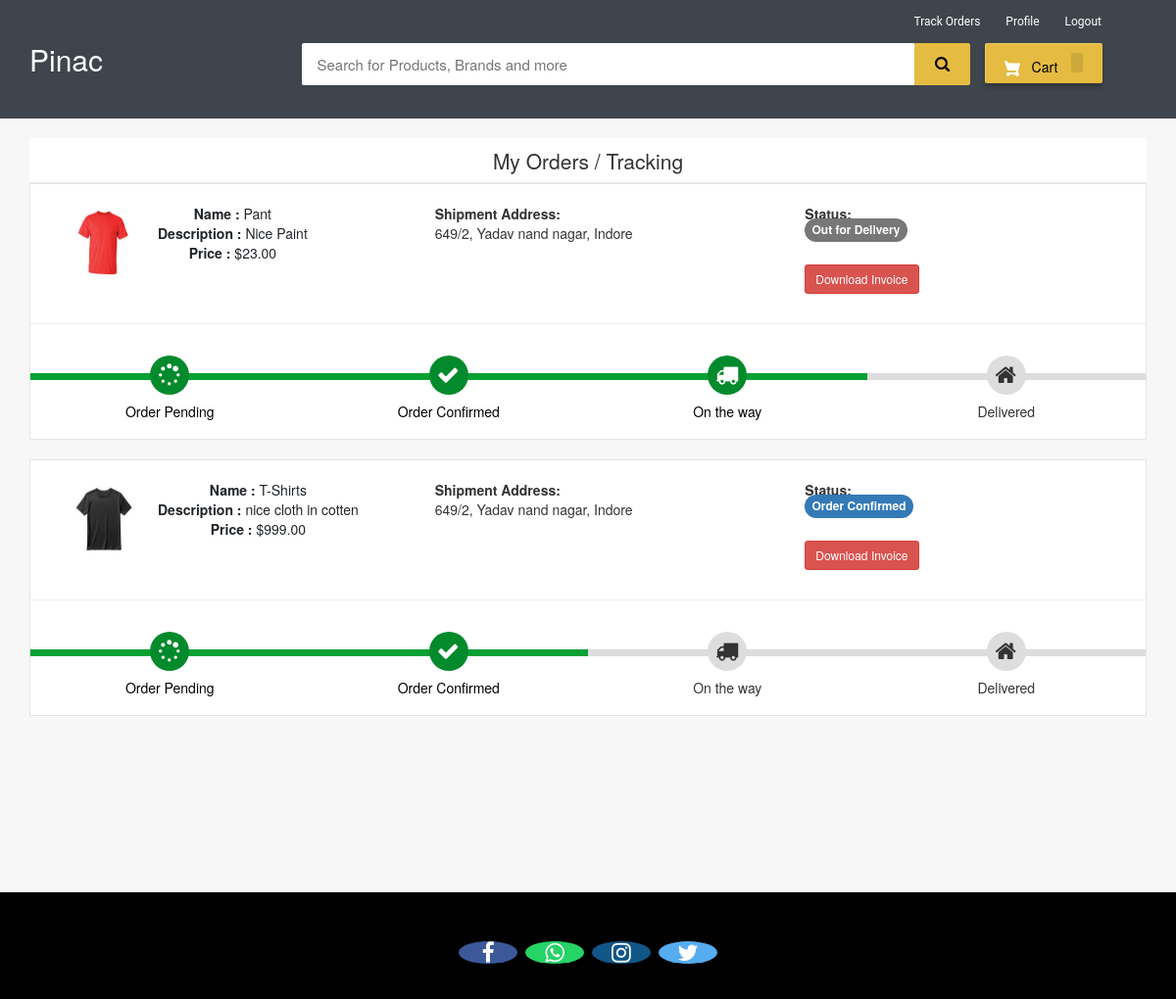
The app's page /my-order (signed in) with its own data.
### ecom/models.py (models this page shows, shortened)
class Product(models.Model):
    GENDER = (
        ('M', 'Male'),
        ('F', 'Female'),
        ('U', 'Unisex')
    )
    SIZE = (
        ('XS', 'Extra Small'),
        ('S', 'Small'),
        ('M', 'Medium'),
        ('L', 'Large'),
        ('XL', 'Extra Large'),
        ('XXL', 'Extra Extra Large')
    )
    SleeveLength = (
        ('SHORT', 'Short'),
        ('LONG', 'Long'),
        ('EXTRA_LONG', 'Extra Long'),
    )
    NeckType = (
        ('CREW', 'Crew'),
        ('V_NECK', 'V-Neck'),
        ('SCOOP', 'Scoop'),
    )
    Pattern = (
        ('SOLID', 'Solid'),
        ('STRIPED', 'Striped'),
        ('FLORAL', 'Floral'),
        ('GRAPHIC', 'Graphic'),
    )
    Occasion = (
        ('CASUAL', 'Casual'),
        ('FORMAL', 'Formal'),
        ('ACTIVE', 'Active'),
    )
    name = models.CharField(max_length=255)
    image = models.ImageField(upload_to='product_image/', null=True, blank=True)
    price = models.DecimalField(max_digits=10, decimal_places=2)
    description = models.TextField()
    gender = models.CharField(max_length=1, choices=GENDER)
    size = models.CharField(max_length=3, choices=SIZE)
    material = models.CharField(max_length=255)
    color = models.CharField(max_length=255)
    dominant_colors = models.TextField(blank=True, null=True)
    sleeve_length = models.CharField(max_length=255, choices=SleeveLength, blank=True)
    neck_type = models.CharField(max_length=255, choices=NeckType, blank=True)
    pattern = models.CharField(max_length=255, choices=Pattern, blank=True)
    occasion = models.CharField(max_length=255, choices=Occasion, blank=True)
    brand = models.CharField(max_length=255, default='Pinac')
    rating = models.IntegerField(validators=[MinValueValidator(1), MaxValueValidator(5)], blank=True, null=True)
    stock_quantity = models.IntegerField(default=0)
    is_best_seller = models.BooleanField(default=False)
    is_new_arrival = models.BooleanField(default=False)
    created_at = models.DateTimeField(auto_now_add=True)
    updated_at = models.DateTimeField(auto_now=True)

class Orders(models.Model):
    STATUS =(
        ('Pending','Pending'),
        ('Order Confirmed','Order Confirmed'),
        ('Out for Delivery','Out for Delivery'),
        ('Delivered','Delivered'),
    )
    customer=models.ForeignKey('Customer', on_delete=models.CASCADE,null=True)
    product=models.ForeignKey('Product',on_delete=models.CASCADE,null=True)
    email = models.CharField(max_length=50,null=True)
    address = models.CharField(max_length=500,null=True)
    mobile = models.CharField(max_length=20,null=True)
    order_date= models.DateField(auto_now_add=True,null=True)
    status=models.CharField(max_length=50,null=True,choices=STATUS)

### ecom/views.py (the view)
# urls.py: path('my-order', views.my_order_view,name='my-order'),
@login_required(login_url='customerlogin')
@user_passes_test(is_customer)
def my_order_view(request):
    customer=models.Customer.objects.get(user_id=request.user.id)
    orders=models.Orders.objects.all().filter(customer_id = customer)
    ordered_products=[]
    for order in orders:
        ordered_product=models.Product.objects.all().filter(id=order.product.id)
        ordered_products.append(ordered_product)
    return render(request,'ecom/my_order.html',{'data':zip(ordered_products,orders)})

### ecom/views.py (called while the page is built)
def is_customer(user):
    return user.groups.filter(name='CUSTOMER').exists()

### templates/ecom/my_order.html (shortened to what this page needs)
{% extends 'ecom/customer_base.html' %}
{% load static %}
{% block content %}
<br>
<div class="container">
    <header class="card-header" style="text-align:center; font-size: 21px"> My Orders / Tracking </header>
    {% for products,order in data %}
    <article class="card">
        <div class="card-body">
            <ul class="row" style="margin-left:20px;margin-top:20px;">
                <li class="col-md-4">
                  <figure class="itemside mb-3">
                    {%for product in products%}
                      <div class="aside"><img src="{% static product.image.url %}" class="img-sm border"></div>
                      <figcaption class="info align-self-center">
                          <p class="title"><strong>Name : </strong>{{product.name}} <br> <strong>Description : </strong>{{product.description}} <br> <strong>Price : </strong>${{product.price}}</p>
                      </figcaption>
                  </figure>
                </li>
                <li class="col-md-4">
                    <div class="col"> <strong>Shipment Address:</strong> <br> {{order.address}}</div>
                </li>
                <li class="col-md-4">
                    <div class="col"> <strong>Status:</strong> <br>
                        {% if order.status == 'Pending'%}
                        <td> <span class="label label-info" style="font-size: 12px; border-radius: 30px;">{{order.status}}</span></td>
                        {% elif order.status == 'Delivered' %}
                        <td> <span class="label label-success" style="font-size: 12px; border-radius: 30px;">{{order.status}}</span></td>
                        {% elif order.status == 'Out for Delivery' %}
                        <td> <span class="label label-default" style="font-size: 12px; border-radius: 30px;">{{order.status}}</span></td>
                        {%else%}
                          <td> <span class="label label-primary" style="font-size: 12px; border-radius: 30px;">{{order.status}}</span></td>
                        {%endif%}
                    </div> <br>
                    <h4><a style="text-decoration:none;" href="{% url 'download-invoice' order.id product.id  %}" ><button class="btn btn-danger btn-sm">Download Invoice</button></a></h4>
                </li>
                {%endfor%}
            </ul>
            <hr>
            <div class="track">
                {%if order.status == 'Pending' %}
                <div class="step active"> <span class="icon"> <i style="padding-top:3px; padding-right:25px;" class="fa fa-spinner"></i> </span> <span class="text">Order Pending</span> </div>
                <div class="step "> <span class="icon"> <i style="padding-top:3px; padding-right:25px;" class="fa fa-check"></i> </span> <span class="text"> Order Confirmed</span> </div>
                <div class="step "> <span class="icon"> <i style="padding-top:3px; padding-right:25px;" class="fa fa-truck"></i> </span> <span class="text"> On the way </span> </div>
                <div class="step "> <span class="icon"> <i style="padding-top:3px; padding-right:25px;" class="fa fa-home"></i> </span> <span class="text">Delivered</span> </div>
                {%elif order.status == 'Order Confirmed' %}
                <div class="step active"> <span class="icon"> <i style="padding-top:3px; padding-right:25px;" class="fa fa-spinner"></i> </span> <span class="text">Order Pending</span> </div>
                <div class="step active"> <span class="icon"> <i style="padding-top:3px; padding-right:25px;" class="fa fa-check"></i> </span> <span class="text"> Order Confirmed</span> </div>
                <div class="step "> <span class="icon"> <i style="padding-top:3px; padding-right:25px;" class="fa fa-truck"></i> </span> <span class="text"> On the way </span> </div>
                <div class="step "> <span class="icon"> <i style="padding-top:3px; padding-right:25px;" class="fa fa-home"></i> </span> <span class="text">Delivered</span> </div>
                {%elif order.status == 'Out for Delivery'%}
                <div class="step active"> <span class="icon"> <i style="padding-top:3px; padding-right:25px;" class="fa fa-spinner"></i> </span> <span class="text">Order Pending</span> </div>
                <div class="step active"> <span class="icon"> <i style="padding-top:3px; padding-right:25px;" class="fa fa-check"></i> </span> <span class="text"> Order Confirmed</span> </div>
                <div class="step active"> <span class="icon"> <i style="padding-top:3px; padding-right:25px;" class="fa fa-truck"></i> </span> <span class="text"> On the way </span> </div>
                <div class="step "> <span class="icon"> <i style="padding-top:3px; padding-right:25px;" class="fa fa-home"></i> </span> <span class="text">Delivered</span> </div>
                {%endif%}
            </div>
        </div>
    </article><br>
    {%endfor%}
</div>
<br><br><br><br><br>
{% endblock content %}

### templates/ecom/customer_base.html (style rules this page uses)
body { background-color: #f7f7f7; }
.fa { font-size: 23px; width: 60px; text-align: center; text-decoration: none; margin: 5px 2px; border-radius: 50%; }
p { text-align: center; }

### templates/ecom/my_order.html (style rules this page uses)
body { background-color: #f7f7f7; }
.container { margin-top: 0px; margin-bottom: 0px }
.card { position: relative; display: -webkit-box; display: -ms-flexbox; display: flex; -webkit-box-orient: vertical; -webkit-box-direction: normal; -ms-flex-direction: column; flex-direction: column; min-width: 0; word-wrap: break-word; background-color: #fff; background-clip: border-box; border: 1px solid rgba(0, 0, 0, 0.1); border-radius: 0.10rem }
.card-header:first-child { border-radius: calc(0.37rem - 1px) calc(0.37rem - 1px) 0 0 }
.card-header { padding: 0.75rem 1.25rem; margin-bottom: 0; background-color: #fff; border-bottom: 1px solid rgba(0, 0, 0, 0.1) }
.track { position: relative; background-color: #ddd; height: 7px; display: -webkit-box; display: -ms-flexbox; display: flex; margin-bottom: 60px; margin-top: 50px }
.track .step { -webkit-box-flex: 1; -ms-flex-positive: 1; flex-grow: 1; width: 25%; margin-top: -18px; text-align: center; position: relative }
.track .step.active:before { background: #05a134 }
.track .step::before { height: 7px; position: absolute; content: ""; width: 100%; left: 0; top: 18px }
.track .step.active .icon { background: #038a2c; color: #fff }
.track .icon { display: inline-block; width: 40px; height: 40px; line-height: 40px; position: relative; border-radius: 100%; background: #ddd }
.track .step.active .text { font-weight: 400; color: #000 }
.track .text { display: block; margin-top: 7px }
.itemside { position: relative; display: -webkit-box; display: -ms-flexbox; display: flex; width: 100% }
.itemside .aside { position: relative; -ms-flex-negative: 0; flex-shrink: 0 }
.img-sm { width: 80px; height: 80px; padding: 7px }
ul.row, ul.row-sm { list-style: none; padding: 0 }
.itemside .info { padding-left: 15px; padding-right: 7px }
.itemside .title { display: block; margin-bottom: 5px; color: #212529 }
p { margin-top: 0; margin-bottom: 1rem }

### records on screen
Orders: address "649/2, Yadav nand nagar, Indore", status "Out for Delivery", shows "Order Pending"
Product: image (picture), name "Pant", description "Nice Paint", price "23.00"
Orders: address "649/2, Yadav nand nagar, Indore", status "Order Confirmed", shows "Order Pending"
Product: image (picture), name "T-Shirts", description "nice cloth in cotten", price "999.00"
